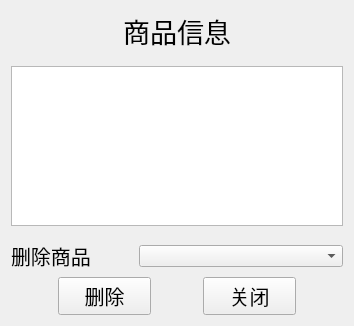
<?xml version="1.0" encoding="UTF-8"?>
<ui version="4.0">
 <class>itemInformation</class>
 <widget class="QWidget" name="itemInformation">
  <property name="geometry">
   <rect>
    <x>0</x>
    <y>0</y>
    <width>354</width>
    <height>326</height>
   </rect>
  </property>
  <property name="windowTitle">
   <string>Form</string>
  </property>
  <layout class="QVBoxLayout" name="verticalLayout">
   <item>
    <widget class="QLabel" name="label">
     <property name="font">
      <font>
       <pointsize>20</pointsize>
      </font>
     </property>
     <property name="text">
      <string>商品信息</string>
     </property>
     <property name="alignment">
      <set>Qt::AlignCenter</set>
     </property>
    </widget>
   </item>
   <item>
    <spacer name="verticalSpacer_2">
     <property name="orientation">
      <enum>Qt::Vertical</enum>
     </property>
     <property name="sizeHint" stdset="0">
      <size>
       <width>20</width>
       <height>40</height>
      </size>
     </property>
    </spacer>
   </item>
   <item>
    <widget class="QTableView" name="tableView"/>
   </item>
   <item>
    <spacer name="verticalSpacer">
     <property name="orientation">
      <enum>Qt::Vertical</enum>
     </property>
     <property name="sizeHint" stdset="0">
      <size>
       <width>20</width>
       <height>40</height>
      </size>
     </property>
    </spacer>
   </item>
   <item>
    <layout class="QHBoxLayout" name="horizontalLayout_2" stretch="2,1,5">
     <item>
      <widget class="QLabel" name="label_2">
       <property name="font">
        <font>
         <pointsize>15</pointsize>
        </font>
       </property>
       <property name="text">
        <string>删除商品</string>
       </property>
      </widget>
     </item>
     <item>
      <spacer name="horizontalSpacer_3">
       <property name="orientation">
        <enum>Qt::Horizontal</enum>
       </property>
       <property name="sizeHint" stdset="0">
        <size>
         <width>40</width>
         <height>20</height>
        </size>
       </property>
      </spacer>
     </item>
     <item>
      <widget class="QComboBox" name="cbItems"/>
     </item>
    </layout>
   </item>
   <item>
    <layout class="QHBoxLayout" name="horizontalLayout" stretch="1,2,1,2,1">
     <item>
      <spacer name="horizontalSpacer_4">
       <property name="orientation">
        <enum>Qt::Horizontal</enum>
       </property>
       <property name="sizeHint" stdset="0">
        <size>
         <width>40</width>
         <height>20</height>
        </size>
       </property>
      </spacer>
     </item>
     <item>
      <widget class="QPushButton" name="btnDelete">
       <property name="font">
        <font>
         <pointsize>15</pointsize>
        </font>
       </property>
       <property name="text">
        <string>删除</string>
       </property>
      </widget>
     </item>
     <item>
      <spacer name="horizontalSpacer">
       <property name="orientation">
        <enum>Qt::Horizontal</enum>
       </property>
       <property name="sizeHint" stdset="0">
        <size>
         <width>40</width>
         <height>20</height>
        </size>
       </property>
      </spacer>
     </item>
     <item>
      <widget class="QPushButton" name="btnExit">
       <property name="font">
        <font>
         <pointsize>15</pointsize>
        </font>
       </property>
       <property name="text">
        <string>关闭</string>
       </property>
      </widget>
     </item>
     <item>
      <spacer name="horizontalSpacer_2">
       <property name="orientation">
        <enum>Qt::Horizontal</enum>
       </property>
       <property name="sizeHint" stdset="0">
        <size>
         <width>40</width>
         <height>20</height>
        </size>
       </property>
      </spacer>
     </item>
    </layout>
   </item>
  </layout>
 </widget>
 <resources/>
 <connections/>
</ui>
